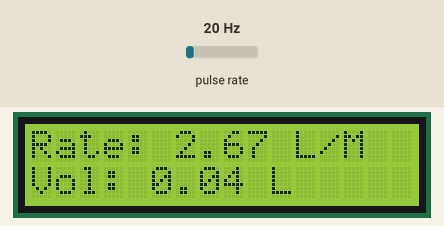
Recording of a sketch running on a simulated Arduino Uno, built with avr-gcc and run on an emulated ATmega328P. Shown: 16×2 character LCD. Wiring (inferred from the names in the program): pulse sensor: data pin 2. The inputs (shaded band) are chosen by the test bench; at power-on: pulse rate 20 Hz. What the sketch prints to the serial monitor is not drawn.

Above: at 1.7 s.
1.8 s: pulse rate (sensor on pin 2) set to 4 Hz
At 2.8 s:
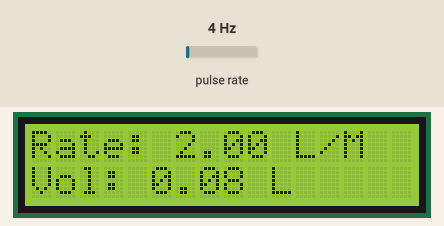
4.6 s: pulse rate (sensor on pin 2) set to 50 Hz
At 5.9 s:
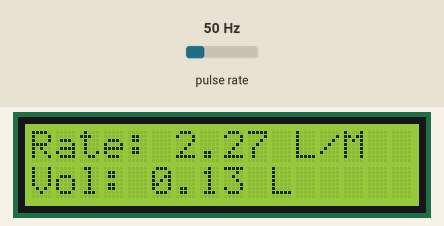
7.6 s: pulse rate (sensor on pin 2) set to 100 Hz
At 8.6 s:
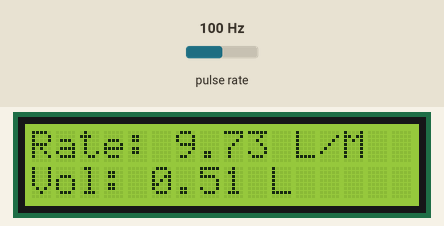
Timing chart, 0 to 10.6 s (numbered marks = the images above; inputs shaded):
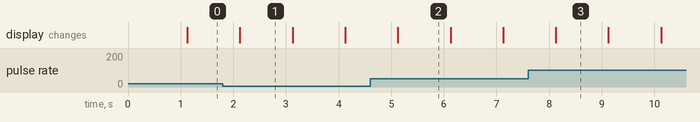

Measured:
- what the display in image 1 shows lasts 1.0 s, from 2.1 s to 3.1 s

The sketch:

Code.ino
```cpp
/*
WATER FLOW METER WITH I2C LCD
*/

#include <Wire.h>
#include <LiquidCrystal_I2C.h>

volatile int flow_frequency; // Measures flow sensor pulses
float vol = 0.0, l_minute;

const unsigned char flowsensor = 2; // Sensor Input
unsigned long currentTime, cloopTime;

// Initialize I2C LCD at address 0x27 with 16 columns and 2 rows
LiquidCrystal_I2C lcd(0x27, 16, 2);

void flow() // Interrupt function
{
    flow_frequency++;
}

void setup()
{
    pinMode(flowsensor, INPUT);
    digitalWrite(flowsensor, HIGH); // Optional Internal Pull-Up
    Serial.begin(9600);

    lcd.init();           // Initialize the LCD
    lcd.backlight();      // Turn on backlight
    lcd.clear();
    lcd.setCursor(0, 0);
    lcd.print("Water Flow Meter");
    lcd.setCursor(0, 1);
    lcd.print("Circuit Digest");

    attachInterrupt(digitalPinToInterrupt(flowsensor), flow, RISING); // Setup Interrupt

    currentTime = millis();
    cloopTime = currentTime;
}

void loop()
{
    currentTime = millis();
    // Every second, calculate and print litres/hour
    if (currentTime >= (cloopTime + 1000))
    {
        cloopTime = currentTime; // Updates cloopTime
        if (flow_frequency != 0)
        {
            // Pulse frequency (Hz) = 7.5Q, Q is flow rate in L/min.
            l_minute = (flow_frequency / 7.5); // (Pulse frequency x 60 min) / 7.5Q = flowrate in L/hour
            lcd.clear();
            lcd.setCursor(0, 0);
            lcd.print("Rate: ");
            lcd.print(l_minute);
            lcd.print(" L/M");

            l_minute = l_minute / 60;
            lcd.setCursor(0, 1);
            vol = vol + l_minute;
            lcd.print("Vol: ");
            lcd.print(vol);
            lcd.print(" L");

            flow_frequency = 0; // Reset Counter
            Serial.print(l_minute, DEC); // Print litres/hour
            Serial.println(" L/Sec");
        }
        else
        {
            Serial.println(" flow rate = 0 ");
            lcd.clear();
            lcd.setCursor(0, 0);
            lcd.print("Rate: ");
            lcd.print(flow_frequency);
            lcd.print(" L/M");
            lcd.setCursor(0, 1);
            lcd.print("Vol: ");
            lcd.print(vol);
            lcd.print(" L");
        }
    }
}
```
